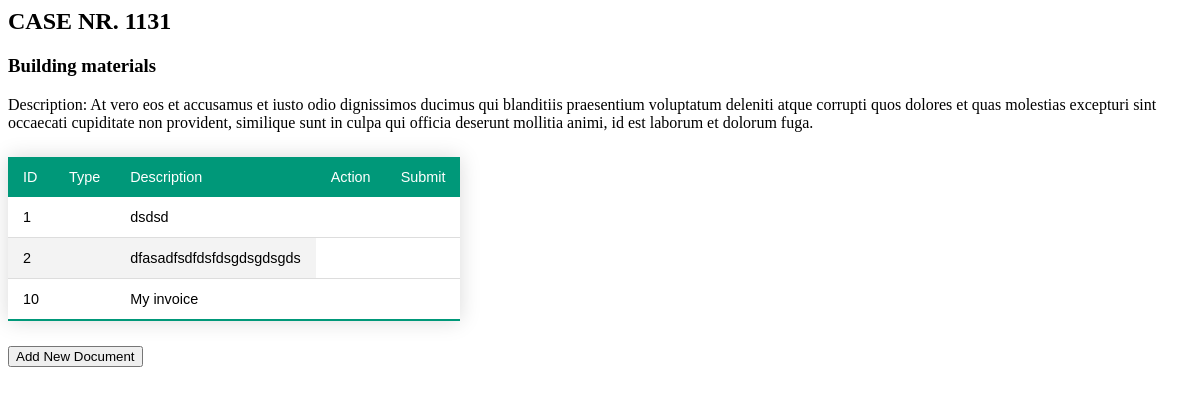
The app's page /output?case_id=1131, older data.
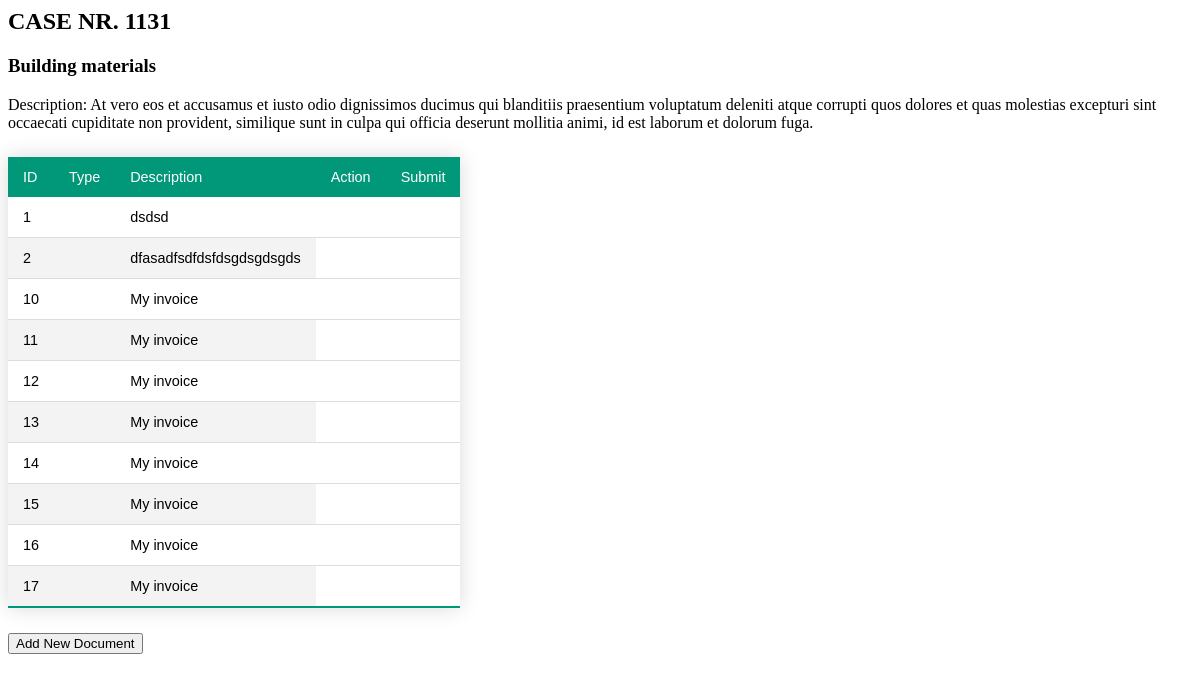
The same page, newer data.
### tables this page shows
CREATE TABLE CASES (ID INTEGER PRIMARY KEY AUTOINCREMENT UNIQUE, TITLE TEXT (40) NOT NULL, DESCRIPTION TEXT (500) NOT NULL, "CREATION DATE" DATE NOT NULL, CREATOR REFERENCES USERS (ID), PRICE NOT NULL);

CREATE TABLE DOCUMENTS (ID INTEGER PRIMARY KEY AUTOINCREMENT NOT NULL, TYPE, FILE, CASE_ID, DESCRIPTION, CREATION_DATE, RESPONSIBLE);

### app.py (the view)
@app.route('/output', methods = ['GET', 'POST'])
def output():
    value = request.args.get('case_id')
    con = sql.connect(DATABASE)
    con.row_factory = sql.Row
    cur = con.cursor()
    cur.execute("SELECT * from CASES WHERE ID IS %s" %value)
    case_info = cur.fetchall()[0];
    cur.execute("SELECT * from DOCUMENTS WHERE CASE_ID IS %s" %value)
    documents = cur.fetchall();
    if request.method == "POST":
        case_id = request.form.get("case_id", None)
        return redirect(url_for("add"), case_id = case_id)
    return render_template("output.html", case_info  = case_info, documents = documents)

### templates/output.html (shortened to what this page needs)
<html>
  <head>
  </head>
  <body>
    <h2>CASE NR. {{ case_info[0] }}</h2>
    <div>
      <h3>{{ case_info[1] }}</h3>
      </div>
    <div>
        Description: {{ case_info[2] }}
    </div>
    <table id="myTable" class="styled-table  table-responsive">
                        <thead>
                            <td>ID</td>
                            <td>Type</td>
                            <td>Description</td>
                            <td>Action</td>
                            <td>Submit</td>
                        </thead>
                        {% for row in documents %}
                        <td>{{row["ID"]}}</td>
                        <td>{{row["DOCUMENT TYPE"]}}</td>
                        <td>{{row["DESCRIPTION"]}}</td>
         {% endfor %}
        </table>
        <form action="/add" method="get">
             <input type="submit"  value="Add New Document">
        </form>
  </body>
</html>

### templates/output.html (style rules this page uses)
.styled-table { border-collapse: collapse; margin: 25px 0; font-size: 0.9em; font-family: sans-serif; min-width: 400px; box-shadow: 0 0 20px rgba(0, 0, 0, 0.15); }
.styled-table th, .styled-table td { padding: 12px 15px; }

Row changes from the older to the newer data that the page shows:
added DOCUMENTS: ID "11", DESCRIPTION "My invoice"
added DOCUMENTS: ID "12", DESCRIPTION "My invoice"
added DOCUMENTS: ID "13", DESCRIPTION "My invoice"
added DOCUMENTS: ID "14", DESCRIPTION "My invoice"
added DOCUMENTS: ID "15", DESCRIPTION "My invoice"
added DOCUMENTS: ID "16", DESCRIPTION "My invoice"
added DOCUMENTS: ID "17", DESCRIPTION "My invoice"
